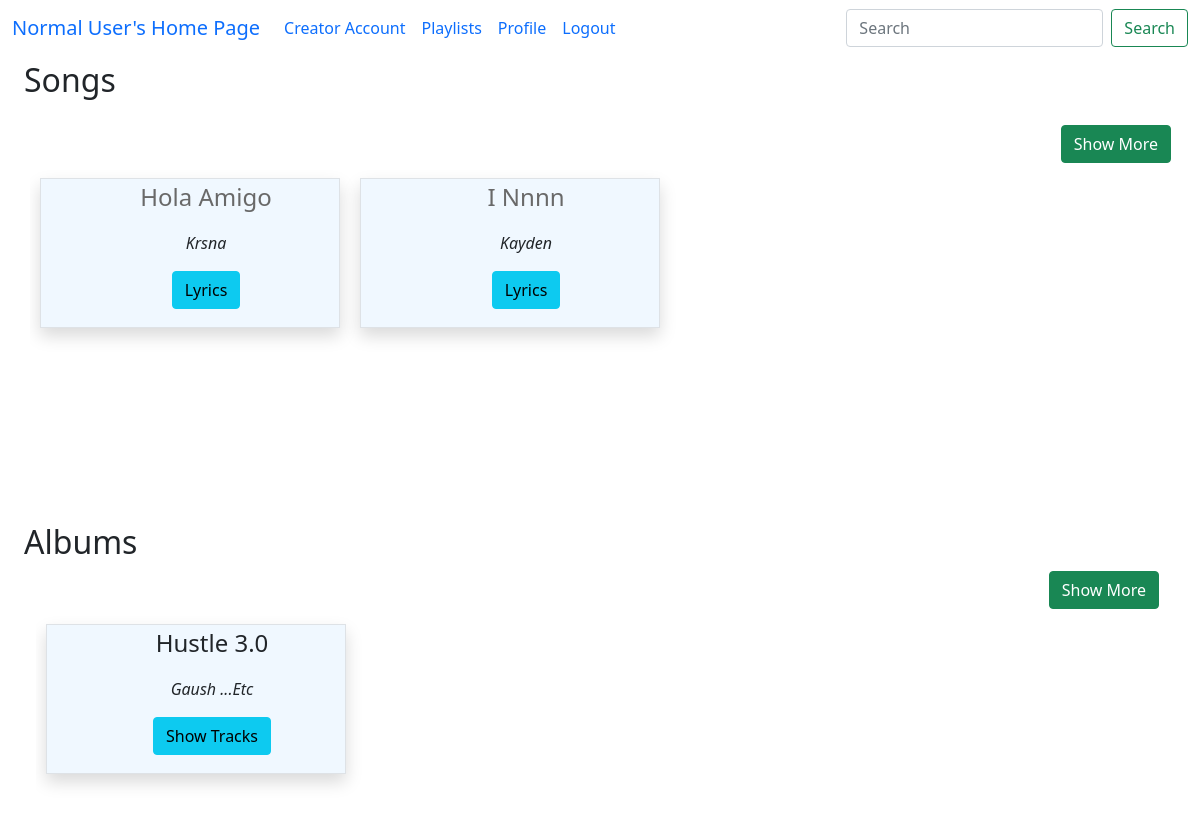
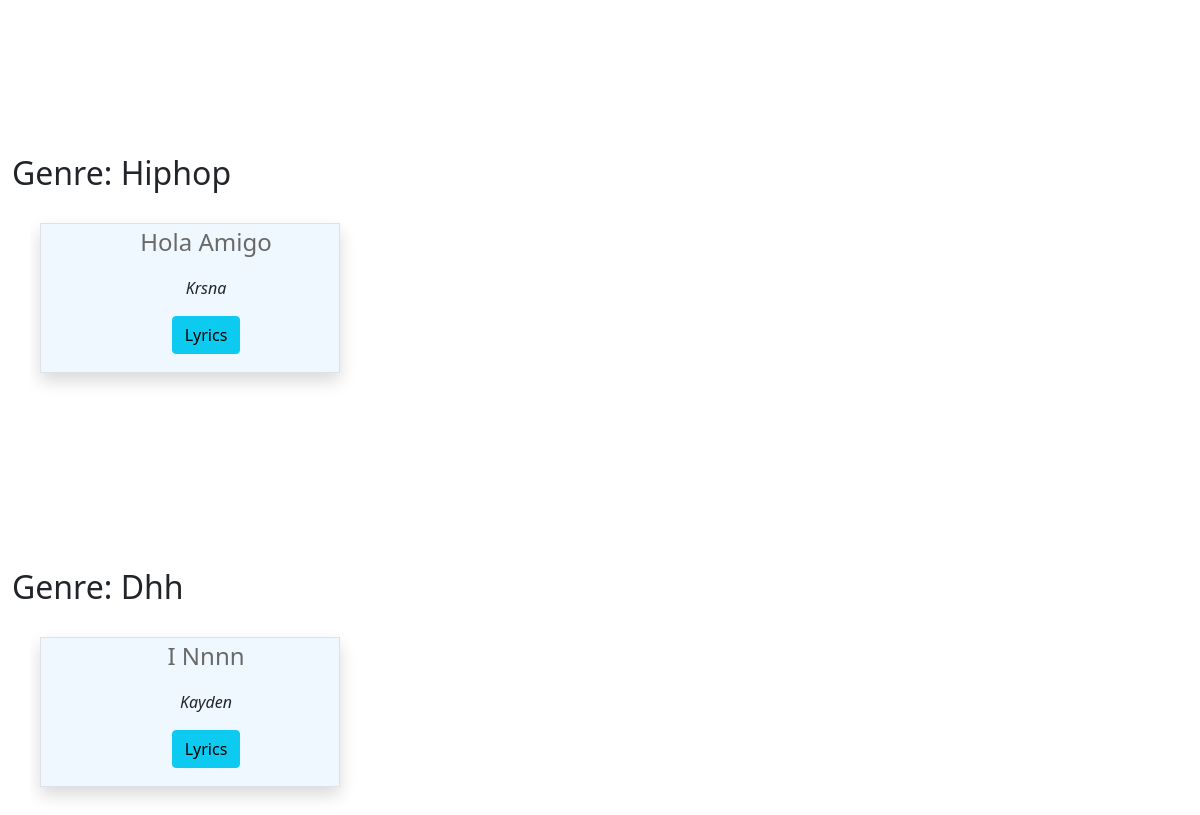
Page /home/1 on the earlier database version (2 pictures, top to bottom).
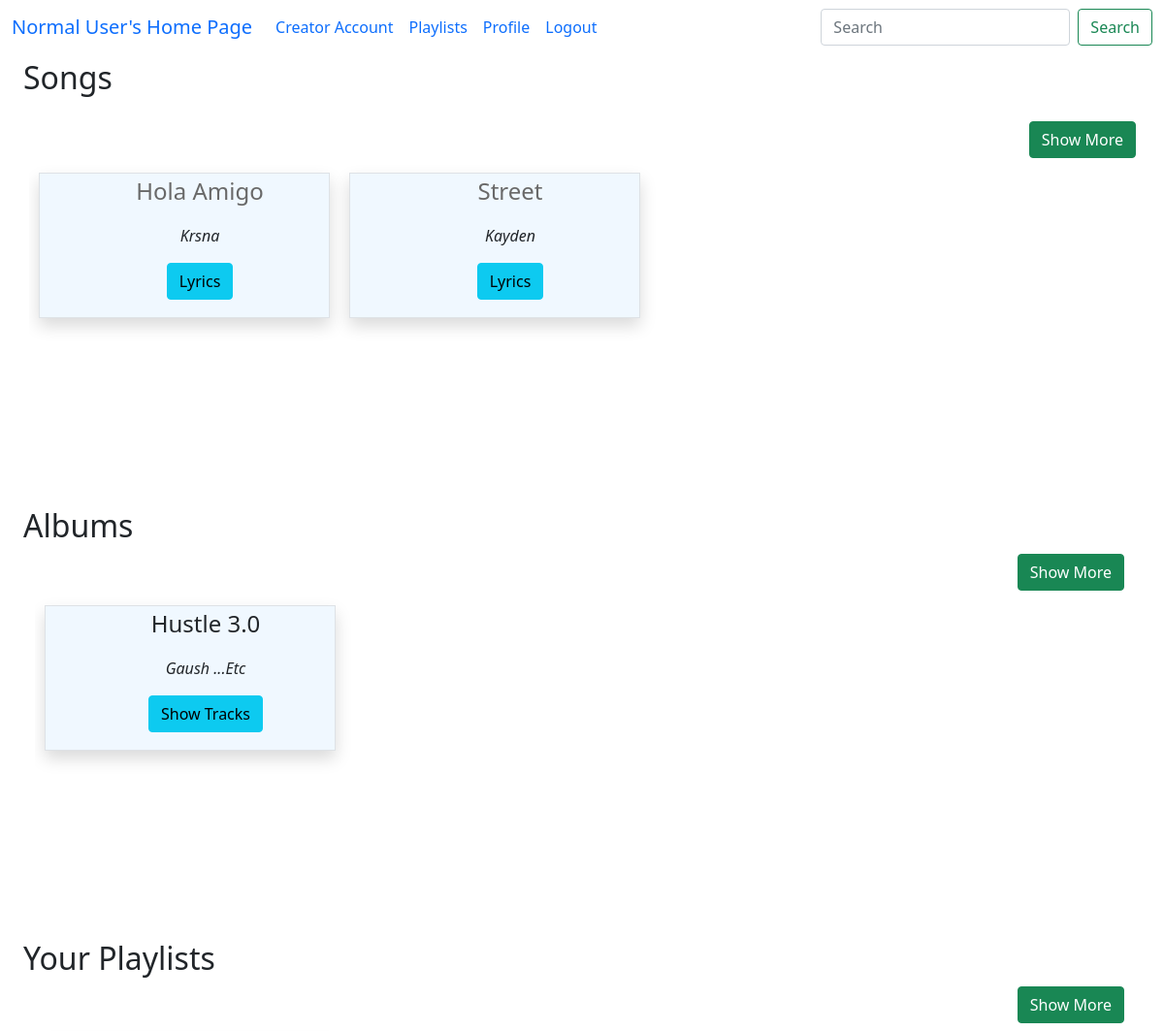
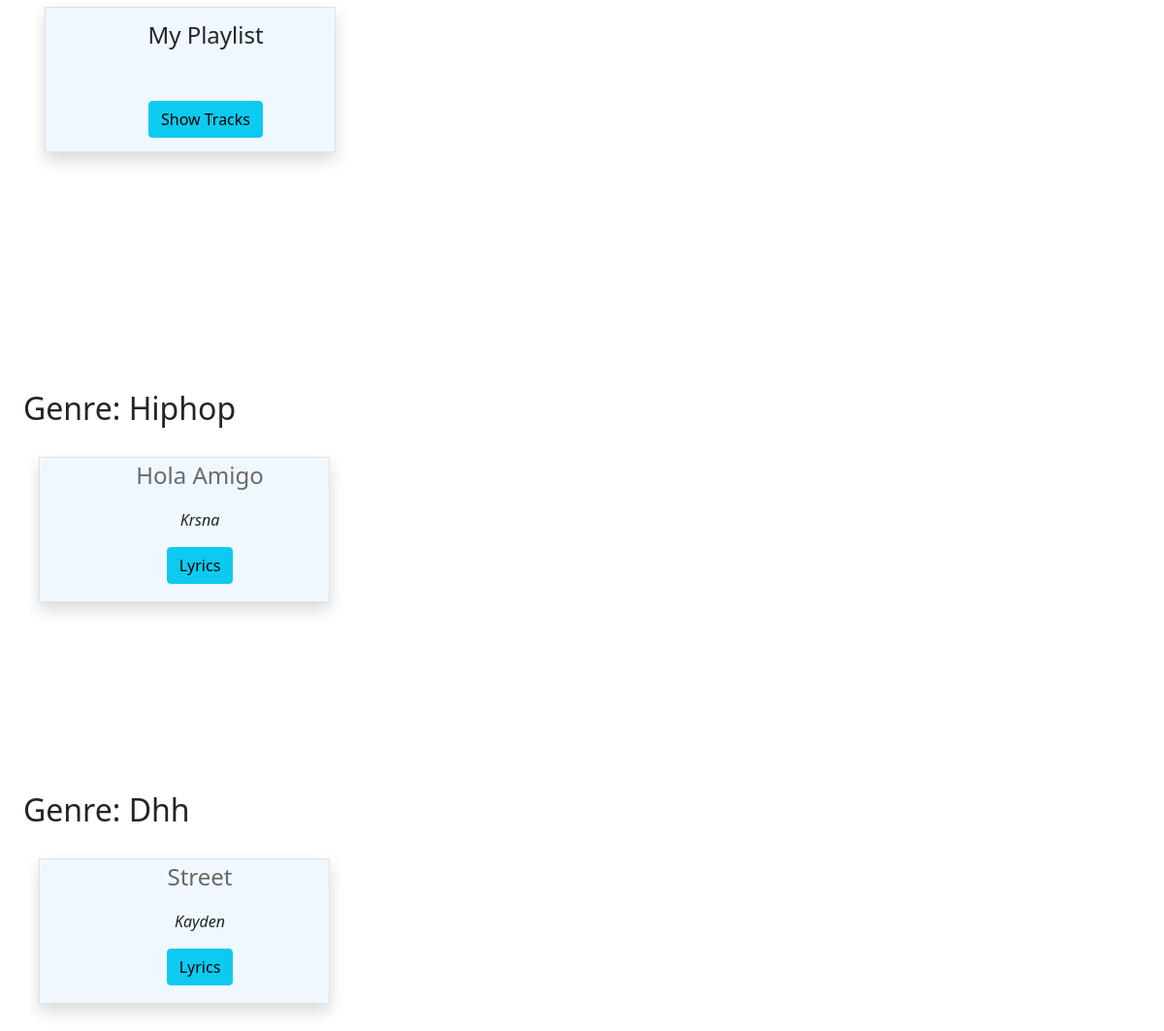
Same page on the later database version (2 pictures, top to bottom).
### model1.py (models this page shows, shortened)
class Song(db.Model):
    song_id = db.Column(db.Integer, primary_key=True)
    song_name = db.Column(db.String(100), nullable=False)
    song_artist = db.Column(db.String(100))
    song_language = db.Column(db.String(30))
    song_genre = db.Column(db.String(50))
    song_lyrics = db.Column(db.Text())   # variable string size
    song_duration = db.Column(db.Integer)  # in seconds
    release_date = db.Column(db.String(20))
    creator_id = db.Column(db.Integer, db.ForeignKey("user.user_id"), nullable=False)
    album_id = db.Column(db.Integer, db.ForeignKey("album.album_id") ,default=None)
    song_path = db.Column(db.String(255),default=None)
    song_thumbnail = db.Column(db.String(255),default=None)
    song_play_count = db.Column(db.Integer, default=0)
    song_flag = db.Column(db.Boolean,default=False)
    song_avg_rating = db.Column(db.Float(), default=0) # included later during devlopement
    creator = db.relationship("User", backref="songs")

class Album(db.Model):
    album_id = db.Column(db.Integer, primary_key=True)
    album_name = db.Column(db.String(100), nullable=False)
    album_genre = db.Column(db.String(50))
    album_artist = db.Column(db.String(100))
    creator_id = db.Column(db.Integer, db.ForeignKey("user.user_id"))
    album_thumbnail = db.Column(db.String(255))
    album_flag = db.Column(db.Boolean,default=False)    #need to add this
    songs = db.relationship("Song", backref="albums",cascade="all, delete")
    creator = db.relationship("User", backref="albums")

class Playlist(db.Model):
    playlist_id = db.Column(db.Integer, primary_key=True)
    playlist_name = db.Column(db.String(100), nullable=False)
    user_id = db.Column(db.Integer, db.ForeignKey("user.user_id"), nullable=False)
    playlist_songs = db.relationship("Playlist_Songs", backref="playlist",cascade="all, delete")
    user = db.relationship("User", backref="playlists")

### app.py (the view)
@app.route("/home/<int:u_id>", methods=["GET", "POST"])
def home_page(u_id):
    songs = Song.query.filter(Song.song_flag==False).all()
    albums = Album.query.filter(Album.album_flag==False).all()
    playlists=Playlist.query.all()
    user = User.query.get(u_id)
    song_genres = Song.query.with_entities(Song.song_genre).distinct().filter(Song.song_flag==False).all()
    song_genre_list = [genre[0] for genre in song_genres]
    if user.isloggedin:
        return render_template("home.html", songs=songs, albums=albums, user=user,playlists=playlists,song_genres=song_genre_list)
    else:
        return redirect("/")

### app.py (called while the page is built)
@app.context_processor
def search_processor():
    return {'searched': request.form.get("searched")}

### templates/home.html (shortened to what the changed rows need)
<!doctype html>
<html lang="en">
<head>
    <link href="https://cdn.jsdelivr.net/npm/bootstrap@5.0.2/dist/css/bootstrap.min.css" rel="stylesheet"
>
</head>
<body>
    {% extends "general_user_navbar.html" %}
    {% block content %}
    <div class="container-fluid">
        {% if songs|length == 0 %}
        <h2 class="text-center fs-3">No Songs Available</h2>
        {% else %}
        <div class="container-fluid ">
            <div class=" songs container text-center " id="songs">
                <div class="row row-cols-4">
                    {% for song in songs %}
                    <div id="song" class="col text-center border border-primary-subtle shadow"
                        style="text-transform: capitalize; ">
                        <ul type="none">
                            <li>
                                <p class="fs-4 fw-semibold"><a href="/play_song/{{user.user_id}}/{{song.song_id}}"
                                        style="text-decoration: none; color:dimgrey;"
                                        onmouseover="this.style.color='black'"
                                        onmouseout="this.style.color='dimgrey'">{{song.song_name}}</a></p>
                            </li>
                            <li>
                                <p class="fs-6 fw-semibold fst-italic">{{song.song_artist}}</p>
                            </li>
                            <li style="margin: 10px;"><a class="btn btn btn-info"
                                    href="/user_song_lyrics/{{user.user_id}}/{{song.song_id}}" type="button">Lyrics</a>
                            </li>
                        </ul>
                    </div>
                    {% endfor %}
                </div>
            </div>
        </div>
        <div class="container-fluid">
            <div id="albums" class="container-fluid" style="text-transform: capitalize">
                {% if albums|length == 0 %}
                <h2 class="text-center">No album Available</h2>
                {% else %}
                <div class="albums container text-center">
                    <div class="row row-cols-4">
                        {% for album in albums %}
                        <div id="album" class="col  border border-primary-subtle shadow">
                            <ul type="none">
                                <li>
                                    <p class="fs-4 fw-semibold">{{album.album_name}}</p>
                                </li>
                                <li>
                                    <p class="fs-6 fw-semibold fst-italic">{{album.album_artist}}</p>
                                </li>
                                <li style="margin: 10px;"> <a class="btn btn-info"
                                        href="/album_songs/{{user.user_id}}/{{album.album_id}}" role="button">Show
                                        Tracks</a></li>
                            </ul>
                        </div>
                        {% endfor %}
                    </div>
                </div>
            </div>
            {% endif %}
        </div>
        {% if playlists|length == 0 %}
        <!-- <div style="text-align:center ; padding:20px;">
            <h2>No playlist Available</h2>
            <a class="btn btn-primary" href="/add_playlist/{{user.user_id}}">add a playlist</a>
        </div> -->
        {% else %}
        <div class="container-fluid">
            <label for="playlists" class="fs-2 fw-semibold">your playlists</label>
            <div id="playlists" class="container-fluid" style="text-transform: capitalize">
                <div style="text-align:right ; padding:5px;">
                    <a class="btn btn-success" href="/all_playlists/{{user.user_id}}" role="button">Show More</a>
                </div>
                <div class="playlists container text-center">
                    <div class="row row-cols-4">
                        {% for playlist in playlists %}
                        <div id="album" class="col  border border-primary-subtle shadow">
                            <ul type="none">
                                <li style="margin: 10px;">
                                    <p class="fs-4 fw-semibold">{{playlist.playlist_name}}</p>
                                </li>
                                <li style="margin: 50px;"> <a class="btn btn-info"
                                        href="/playlist_songs/{{user.user_id}}/{{playlist.playlist_id}}"
                                        role="button">Show Tracks</a></li>
                            </ul>
                        </div>
                        {% endfor %}
                    </div>
                </div>
            </div>
            {% endif %}
        </div>
        {% for genre in song_genres %}
        <div class="container-fluid ">
            <p class="fs-2 fw-semibold">genre: {{genre}}</p>
            <div class=" songs container text-center " id="songs">
                <div class="row row-cols-4">
                    {% for song in songs %}
                    {% if song.song_genre == genre %}
                    <div id="song" class="col text-center border border-primary-subtle shadow"
                        style="text-transform: capitalize; ">
                        <ul type="none">
                            <li>
                                <p class="fs-4 fw-semibold"><a href="/play_song/{{user.user_id}}/{{song.song_id}}"
                                        style="text-decoration: none; color:dimgrey;"
                                        onmouseover="this.style.color='black'"
                                        onmouseout="this.style.color='dimgrey'">{{song.song_name}}</a></p>
                            </li>
                            <li>
                                <p class="fs-6 fw-semibold fst-italic">{{song.song_artist}}</p>
                            </li>
                            <li style="margin: 10px;"><a class="btn btn btn-info"
                                    href="/user_song_lyrics/{{user.user_id}}/{{song.song_id}}" type="button">Lyrics</a>
                            </li>
                        </ul>
                    </div>
                    {% endif %}
                    {% endfor %}
                </div>
            </div>
        </div>
        {% endfor %}
        {% endif %}
    </div>
    {% endblock %}

Differences in the rows shown:
changed Song "Kayden": song_name "I Nnnn" → "Street"
added Playlist: playlist_name "My Playlist"
Other differences:
text now shown: "Your Playlists Show More"
